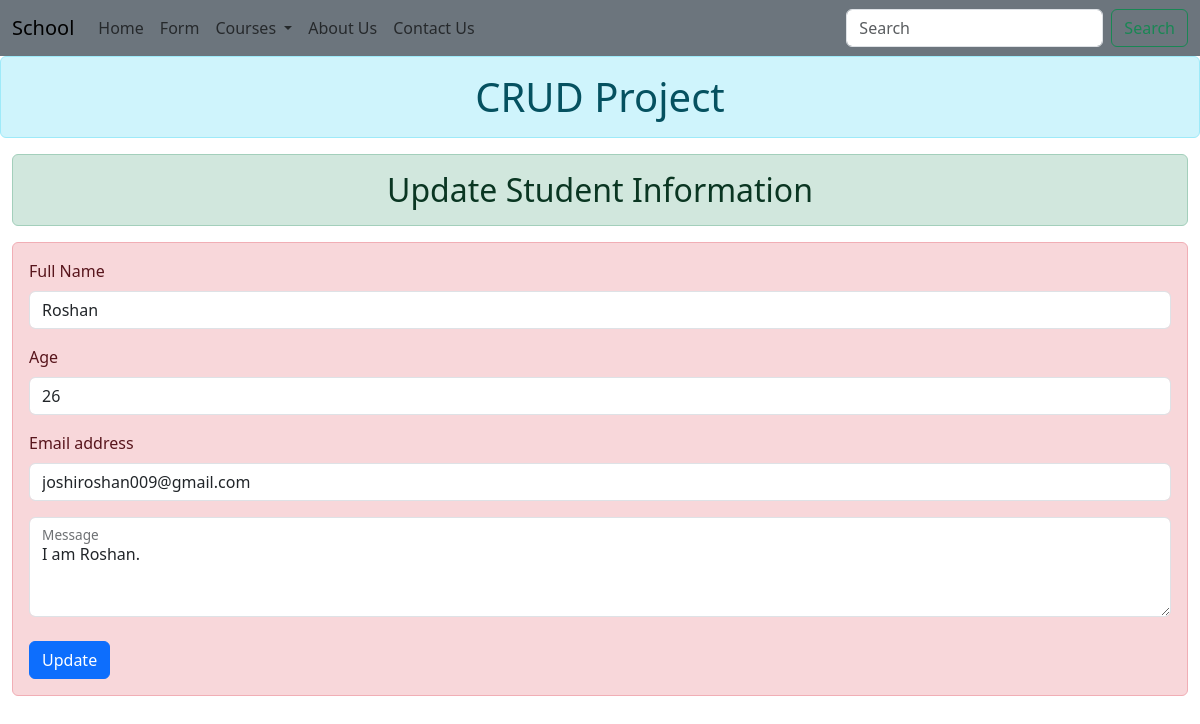
The page /update/13 on the database its author committed.
### crudApp/models.py (models this page shows, shortened)
class Student(models.Model):
    name = models.CharField(max_length=100)
    age = models.IntegerField()
    email = models.EmailField(max_length=100)
    message=models.CharField(max_length=400)
    Isdelete=models.BooleanField(default=False)

### crudApp/views.py (the view, shortened to what this page needs)
# urls.py: path("update/<int:id>",update,name='update'),
def update(request,id):
    data=Student.objects.get(id=id)
    return render(request,'crudApp/update.html',{'data':data})

### crudApp/templates/crudApp/update.html (shortened to what this page needs)
{% extends "crudApp/base.html" %}
{% block content %}
<div class="container-fluid">
    <div class="row">
        <h1 class="text-center alert alert-info">CRUD Project</h1>
        <div class="col">
            <h2 class="text-center alert alert-success">Update Student Information</h2>
            <form method="POST" class="form alert alert-danger" action="{% url "update" data.id %}">
                <div class="mb-3">
                    <label for="exampleInputEmail1" class="form-label">Full Name</label>
                    <input type="text" name="name" value="{{data.name}}" class="form-control" id="exampleInputEmail1" aria-describedby="emailHelp">
                  </div>
                  <div class="mb-3">
                    <label for="exampleInputEmail1" class="form-label">Age</label>
                    <input type="number" name="age" value="{{data.age}}" class="form-control" id="exampleInputEmail1" aria-describedby="emailHelp">
                  </div>
                <div class="mb-3">
                  <label for="exampleInputEmail1" class="form-label">Email address</label>
                  <input type="email" name="email" value="{{data.email}}" class="form-control" id="exampleInputEmail1" aria-describedby="emailHelp">
                </div>
                <div class="form-floating">
                    <textarea class="form-control" name="message"  placeholder="Leave a comment here" id="floatingTextarea2" style="height: 100px">{{data.message}}</textarea>
                    <label for="floatingTextarea2">Message</label>
                  </div><br>
                <button type="submit" class="btn btn-primary">Update</button>
              </form>
        </div>
    </div>
</div>
{% endblock content %}

### rows shown on the page
Student: name "Roshan", age "26", email "joshiroshan009@gmail.com", message "I am Roshan."
